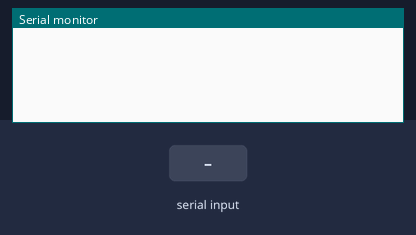
The sketch below on a simulated Arduino Uno, built with avr-gcc and run on an emulated ATmega328P. Shown: the last lines printed to the serial monitor. Inputs (shaded band) come from the test bench.

Above: at 1.2 s.
1.3 s: "1\n" received over Serial
At 2.5 s:
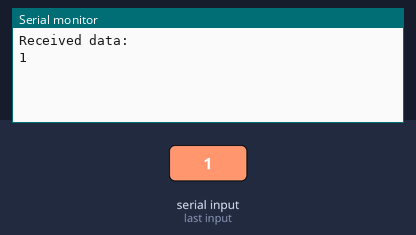
2.8 s: "0\n" received over Serial
At 3.7 s:
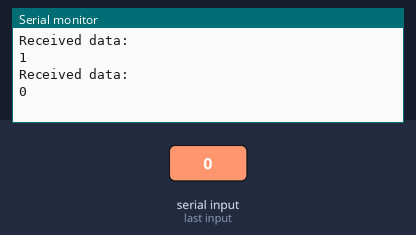
4.3 s: "2\n" received over Serial
At 4.8 s:
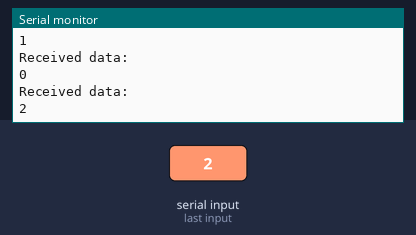

The sketch:

reciver.ino
```cpp
void setup() {
  // Initialize serial communication at 9600 baud rate
  Serial.begin(9600);

  // Wait for serial connection to be established
  while (!Serial) {
    ; // Wait for the serial port to connect
  }
}

void loop() {
  // Check if there is data available to read
  if (Serial.available() > 0) {
    // Read the incoming data as a string
    String receivedData = Serial.readStringUntil('\n');

    // Print the received data for debugging
    Serial.println("Received data: ");
    Serial.println(receivedData);

    // You can then split and process the received data if needed
  }
}
```

Measured:
- after the input at 1.3 s, the serial monitor: prints a new line at once (image 1)
- after the input at 2.8 s, the serial monitor: prints a new line at once (image 2)
- after the input at 4.3 s, the serial monitor: prints a new line at once (image 3)
